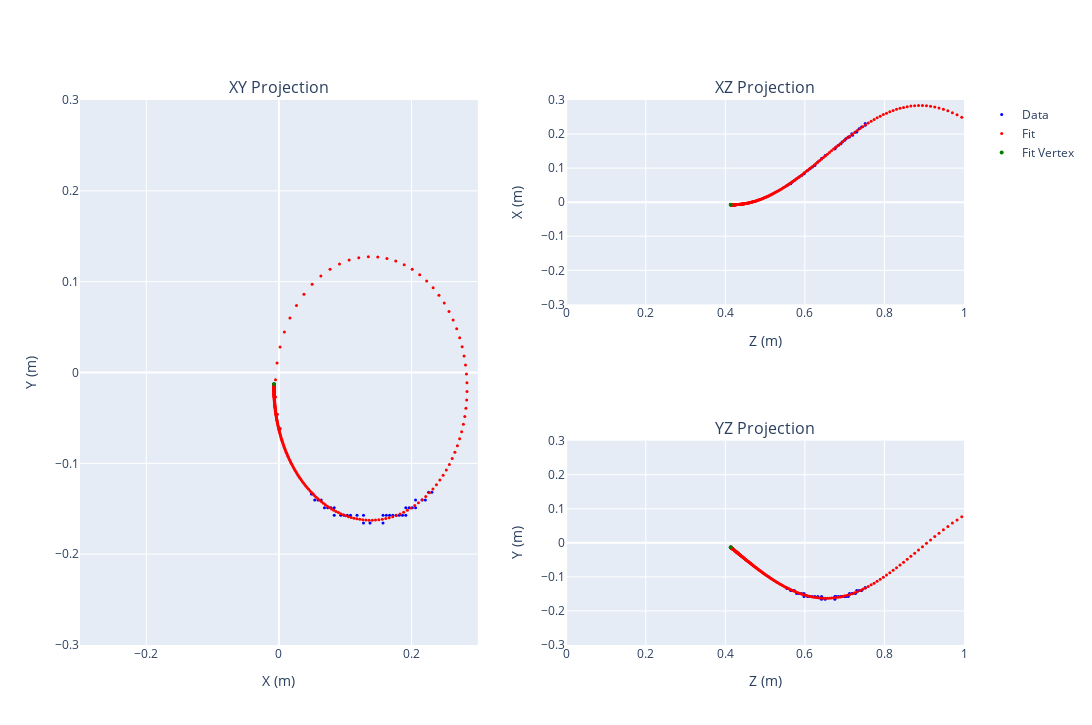

Source (notebook cell):
### Code cell
# Plot fit
fig = make_subplots(2, 2, subplot_titles=["XY Projection", "XZ Projection", "YZ Projection"], specs=[[{"rowspan": 2}, {}],[None, {}]])
fig.add_trace(
    go.Scatter(
        x=cluster.data[:, 0],
        y=cluster.data[:, 1],
        mode="markers", 
        marker={
            "size": 3,
            "color": "blue"
        },
        name="Data"
    ),
    row=1,
    col=1
)
fig.add_trace(
    go.Scatter(
        x=best_fit_trajectory[:, 0],
        y=best_fit_trajectory[:, 1],
        mode="markers",
        marker={
            "size": 3,
            "color": "red"
        },
        name="Fit"
    ),
    row=1,
    col=1
)
fig.add_trace(
    go.Scatter(
        x=[result["vertex_x"]],
        y=[result["vertex_y"]],
        mode="markers",
        marker={
            "color": "green",
            "size": 4
        },
        name="Fit Vertex"
    ),
    row=1,
    col=1
)

fig.add_trace(
    go.Scatter(
        x=cluster.data[:, 2],
        y=cluster.data[:, 0],
        mode="markers",
        marker={
            "size": 3,
            "color": "blue"
        },
        name="Data",
        showlegend=False
    ),
    row=1,
    col=2
)
fig.add_trace(
    go.Scatter(
        x=best_fit_trajectory[:, 2],
        y=best_fit_trajectory[:, 0],
        mode="markers",
        marker={
            "size": 3,
            "color": "red"
        },
        name="Fit",
        showlegend=False
    ),
    row=1,
    col=2
)
fig.add_trace(
    go.Scatter(
        x=[result["vertex_z"]],
        y=[result["vertex_x"]],
        mode="markers",
        marker={
            "color": "green",
            "size": 4
        },
        name="Fit Vertex",
        showlegend=False,
    ),
    row=1,
    col=2
)

fig.add_trace(
    go.Scatter(
        x=cluster.data[:, 2],
        y=cluster.data[:, 1],
        mode="markers",
        marker={
            "size": 3,
            "color": "blue"
        },
        name="Data",
        showlegend=False,
    ),
    row=2,
    col=2
)
fig.add_trace(
    go.Scatter(
        x=best_fit_trajectory[:, 2],
        y=best_fit_trajectory[:, 1],
        mode="markers",
        marker={
            "size": 3,
            "color": "red"
        },
        name="Fit",
        showlegend=False,
    ),
    row=2,
    col=2
)
fig.add_trace(
    go.Scatter(
        x=[result["vertex_z"]],
        y=[result["vertex_y"]],
        mode="markers",
        marker={
            "color": "green",
            "size": 4
        },
        name="Fit Vertex",
        showlegend=False
    ),
    row=2,
    col=2
)

fig["layout"]["xaxis1"]["title"] = "X (m)"
fig["layout"]["xaxis1"]["range"] = [-0.3, 0.3]
fig["layout"]["yaxis1"]["title"] = "Y (m)"
fig["layout"]["yaxis1"]["range"] = [-0.3, 0.3]

fig["layout"]["xaxis2"]["title"] = "Z (m)"
fig["layout"]["xaxis2"]["range"] = [0.0, 1.0]
fig["layout"]["yaxis2"]["title"] = "X (m)"
fig["layout"]["yaxis2"]["range"] = [-0.3, 0.3]

fig["layout"]["xaxis3"]["title"] = "Z (m)"
fig["layout"]["xaxis3"]["range"] = [0.0, 1.0]
fig["layout"]["yaxis3"]["title"] = "Y (m)"
fig["layout"]["yaxis3"]["range"] = [-0.3, 0.3]

fig.update_layout(
    width=1450,
    height=725
)

### Figure 1 — Plotly figure (JSON) as saved in the notebook; plotly's stock layout.template omitted (floating-point values rounded to 4 significant figures; data arrays with more than 128 entries replaced by an {"elided": "..."} marker saying what was removed)
{"data": [{"marker": {"color": "blue", "size": 3}, "mode": "markers", "name": "Data", "type": "scatter", "x": [0.04908, 0.05154, 0.05399, 0.0589, 0.06381, 0.06872, 0.07362, 0.07853, 0.08344, 0.08344, 0.09326, 0.09816, 0.1031, 0.108, 0.1178, 0.1276, 0.1276, 0.1374, 0.1571, 0.1571, 0.162, 0.1669, 0.1718, 0.1767, 0.1816, 0.1865, 0.1914, 0.1914, 0.2012, 0.1963, 0.2061, 0.2061, 0.216, 0.2209, 0.2307, 0.2258], "xaxis": "x", "y": [-0.1339, -0.1339, -0.1403, -0.1403, -0.1403, -0.1488, -0.1488, -0.1488, -0.1573, -0.1488, -0.1573, -0.1573, -0.1573, -0.1573, -0.1573, -0.1658, -0.1573, -0.1658, -0.1573, -0.1658, -0.1573, -0.1573, -0.1573, -0.1573, -0.1573, -0.1573, -0.1573, -0.1488, -0.1488, -0.1488, -0.1488, -0.1403, -0.1403, -0.1403, -0.1318, -0.1318], "yaxis": "y"}, {"marker": {"color": "red", "size": 3}, "mode": "markers", "name": "Fit", "type": "scatter", "x": {"elided": "374 float values"}, "xaxis": "x", "y": {"elided": "374 float values"}, "yaxis": "y"}, {"marker": {"color": "green", "size": 4}, "mode": "markers", "name": "Fit Vertex", "type": "scatter", "x": [-0.007408], "xaxis": "x", "y": [-0.01278], "yaxis": "y"}, {"marker": {"color": "blue", "size": 3}, "mode": "markers", "name": "Data", "showlegend": false, "type": "scatter", "x": [0.5549, 0.558, 0.5643, 0.5674, 0.5733, 0.5794, 0.5855, 0.5916, 0.5977, 0.5977, 0.6069, 0.613, 0.619, 0.6251, 0.6327, 0.6419, 0.6419, 0.651, 0.6754, 0.6754, 0.6785, 0.6845, 0.6906, 0.6937, 0.6998, 0.7028, 0.709, 0.712, 0.7181, 0.7197, 0.7271, 0.7304, 0.7363, 0.7425, 0.7515, 0.7516], "xaxis": "x2", "y": [0.04908, 0.05154, 0.05399, 0.0589, 0.06381, 0.06872, 0.07362, 0.07853, 0.08344, 0.08344, 0.09326, 0.09816, 0.1031, 0.108, 0.1178, 0.1276, 0.1276, 0.1374, 0.1571, 0.1571, 0.162, 0.1669, 0.1718, 0.1767, 0.1816, 0.1865, 0.1914, 0.1914, 0.2012, 0.1963, 0.2061, 0.2061, 0.216, 0.2209, 0.2307, 0.2258], "yaxis": "y2"}, {"marker": {"color": "red", "size": 3}, "mode": "markers", "name": "Fit", "showlegend": false, "type": "scatter", "x": {"elided": "374 float values"}, "xaxis": "x2", "y": {"elided": "374 float values"}, "yaxis": "y2"}, {"marker": {"color": "green", "size": 4}, "mode": "markers", "name": "Fit Vertex", "showlegend": false, "type": "scatter", "x": [0.4135], "xaxis": "x2", "y": [-0.007408], "yaxis": "y2"}, {"marker": {"color": "blue", "size": 3}, "mode": "markers", "name": "Data", "showlegend": false, "type": "scatter", "x": [0.5549, 0.558, 0.5643, 0.5674, 0.5733, 0.5794, 0.5855, 0.5916, 0.5977, 0.5977, 0.6069, 0.613, 0.619, 0.6251, 0.6327, 0.6419, 0.6419, 0.651, 0.6754, 0.6754, 0.6785, 0.6845, 0.6906, 0.6937, 0.6998, 0.7028, 0.709, 0.712, 0.7181, 0.7197, 0.7271, 0.7304, 0.7363, 0.7425, 0.7515, 0.7516], "xaxis": "x3", "y": [-0.1339, -0.1339, -0.1403, -0.1403, -0.1403, -0.1488, -0.1488, -0.1488, -0.1573, -0.1488, -0.1573, -0.1573, -0.1573, -0.1573, -0.1573, -0.1658, -0.1573, -0.1658, -0.1573, -0.1658, -0.1573, -0.1573, -0.1573, -0.1573, -0.1573, -0.1573, -0.1573, -0.1488, -0.1488, -0.1488, -0.1488, -0.1403, -0.1403, -0.1403, -0.1318, -0.1318], "yaxis": "y3"}, {"marker": {"color": "red", "size": 3}, "mode": "markers", "name": "Fit", "showlegend": false, "type": "scatter", "x": {"elided": "374 float values"}, "xaxis": "x3", "y": {"elided": "374 float values"}, "yaxis": "y3"}, {"marker": {"color": "green", "size": 4}, "mode": "markers", "name": "Fit Vertex", "showlegend": false, "type": "scatter", "x": [0.4135], "xaxis": "x3", "y": [-0.01278], "yaxis": "y3"}], "layout": {"annotations": [{"font": {"size": 16}, "showarrow": false, "text": "XY Projection", "x": 0.225, "xanchor": "center", "xref": "paper", "y": 1, "yanchor": "bottom", "yref": "paper"}, {"font": {"size": 16}, "showarrow": false, "text": "XZ Projection", "x": 0.775, "xanchor": "center", "xref": "paper", "y": 1, "yanchor": "bottom", "yref": "paper"}, {"font": {"size": 16}, "showarrow": false, "text": "YZ Projection", "x": 0.775, "xanchor": "center", "xref": "paper", "y": 0.375, "yanchor": "bottom", "yref": "paper"}], "height": 725, "width": 1450, "xaxis": {"anchor": "y", "domain": [0, 0.45], "range": [-0.3, 0.3], "title": {"text": "X (m)"}}, "xaxis2": {"anchor": "y2", "domain": [0.55, 1], "range": [0, 1], "title": {"text": "Z (m)"}}, "xaxis3": {"anchor": "y3", "domain": [0.55, 1], "range": [0, 1], "title": {"text": "Z (m)"}}, "yaxis": {"anchor": "x", "domain": [0, 1], "range": [-0.3, 0.3], "title": {"text": "Y (m)"}}, "yaxis2": {"anchor": "x2", "domain": [0.625, 1], "range": [-0.3, 0.3], "title": {"text": "X (m)"}}, "yaxis3": {"anchor": "x3", "domain": [0, 0.375], "range": [-0.3, 0.3], "title": {"text": "Y (m)"}}}}
